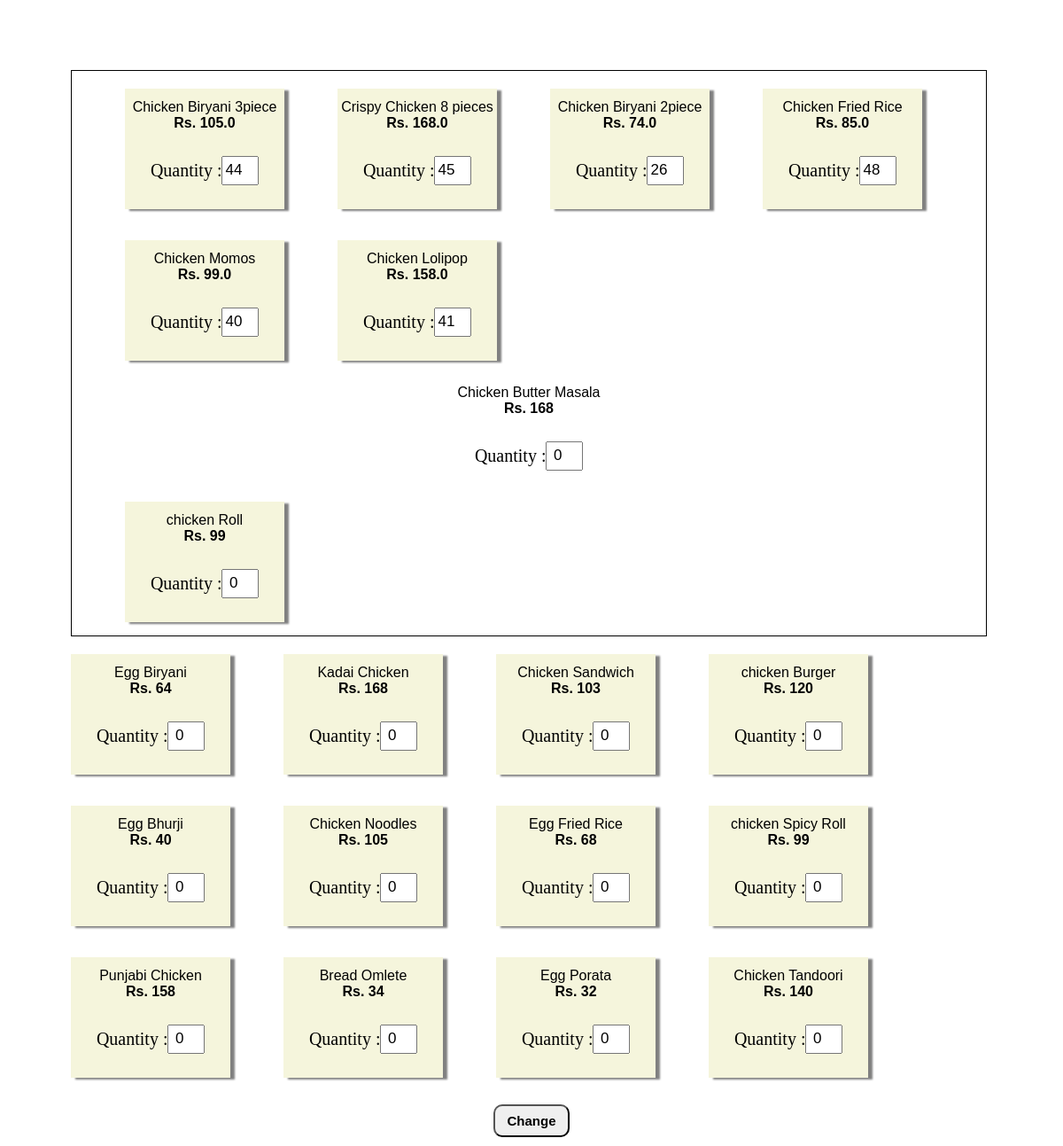
The page /items_availability (signed in) on the database its author committed.
### ordering/models.py (models this page shows)
class Item(models.Model):
    name= models.CharField(max_length=200)
    availability= models.IntegerField()
    cost= models.FloatField()
    photo= models.ImageField(blank=True)

### ordering/views.py (the view)
# urls.py: path('items_availability', items_availv, name='Items_availability'),
@login_required
def items_availv(request):
    items=list(Item.objects.all())
    if request.method=='POST':
        for item in items:
            avail= request.POST[str(item.id)]
            item.availability=int(avail)
            item.save()
    items_lst=[]
    items_sublist=[]
    for item in items:
        if len(items_sublist)==4:
            items_lst.append(items_sublist)
            items_sublist=[item,]
        else:
            items_sublist.append(item)
            if item== items[-1]:
                items_lst.append(items_sublist)
    items= items_lst
    return render(request, 'interface.html', {'items': items})

### ordering/templates/interface.html (shortened to what this page needs)
{% load static %}
<!DOCTYPE html>
<html>
    <head>
    </head>
    <body>
        <div class="container" id="cont">
            <p class="head"> Canteen Interface</p>
            <div class="non-veg">
                <div class="column">
                    <form method="post" action="" id="changeform">
                        {%for items_sublist in items %}
                        <div class="row">
                            {% for item in items_sublist %}
                            <div class="cards">
                                <p class="po">{{item.name}}<br><b>Rs. {{item.cost}}</b></p>
                                <div class ="numb" id="numb">
                                    <P class="quantity">Quantity : </P>
                                    <input id='{{item.id}}' class="val"  type='number' name="{{item.id}}" value="{{item.availability}}"  min="0">
                                </div>
                            </div>
                            {% endfor %}
                        </div>
                        {% endfor %}
                    </form>
                            <p class="po">Chicken Butter Masala<br><b>Rs. 168</b></p>
                            <div class ="numb" id="numb">
                                <P class="quantity">Quantity : </P>
                                <input id='6' class="val"  type='number' name="qty" value="0" placeholder="0" min="0">
                            </div>
                        </div>
                        <div class="cards">
                            <p class="po">chicken Roll<br><b>Rs. 99</b></p>
                            <div class ="numb" id="numb">
                                <P class="quantity">Quantity : </P>
                                <input id='7' class="val"  type='number' name="qty" value="0" placeholder="0" min="0">
                            </div>
                        </div>
                    </div>
                    <div class="row">
                        <div class="cards">
                            <p class="po">Egg Biryani<br><b>Rs. 64</b></p>
                            <div class ="numb" id="numb">
                                <P class="quantity">Quantity : </P>
                                <input id='8' class="val"  type='number' name="qty" value="0" placeholder="0" min="0">
                            </div>
                        </div>
                        <div class="cards">
                            <p class="po">Kadai Chicken<br><b>Rs. 168</b></p>
                            <div class ="numb" id="numb">
                                <P class="quantity">Quantity : </P>
                                <input id='9' class="val"  type='number' name="qty" value="0" placeholder="0" min="0">
                            </div>
                        </div>
                        <div class="cards">
                            <p class="po">Chicken Sandwich<br><b>Rs. 103</b></p>
                            <div class ="numb" id="numb">
                                <P class="quantity">Quantity : </P>
                                <input id='10' class="val"  type='number' name="qty" value="0" placeholder="0" min="0">
                            </div>
                        </div>
                        <div class="cards">
                            <p class="po">chicken Burger<br><b>Rs. 120</b></p>
                            <div class ="numb" id="numb">
                                <P class="quantity">Quantity : </P>
                                <input id='11' class="val"  type='number' name="qty" value="0" placeholder="0" min="0">
                            </div>
                        </div>
                    </div>
                    <div class="row">
                        <div class="cards">
                            <p class="po">Egg Bhurji<br><b>Rs. 40</b></p>
                            <div class ="numb" id="numb">
                                <P class="quantity">Quantity : </P>
                                <input id='12' class="val"  type='number' name="qty" value="0" placeholder="0" min="0">
                            </div>
                        </div>
                        <div class="cards">
                            <p class="po">Chicken Noodles<br><b>Rs. 105</b></p>
                            <div class ="numb" id="numb">
                                <P class="quantity">Quantity : </P>
                                <input id='13' class="val"  type='number' name="qty" value="0" placeholder="0" min="0">
                            </div>
                        </div>
                        <div class="cards">
                            <p class="po">Egg Fried Rice<br><b>Rs. 68</b></p>
                            <div class ="numb" id="numb">
                                <P class="quantity">Quantity : </P>
                                <input id='14' class="val"  type='number' name="qty" value="0" placeholder="0" min="0">
                            </div>
                        </div>
                        <div class="cards">
                            <p class="po">chicken Spicy Roll<br><b>Rs. 99</b></p>
                            <div class ="numb" id="numb">
                                <P class="quantity">Quantity : </P>
                                <input id='15' class="val"  type='number' name="qty" value="0" placeholder="0" min="0">
                            </div>
                        </div>
                    </div>
                    <div class="row">
                        <div class="cards">
                            <p class="po">Punjabi Chicken<br><b>Rs. 158</b></p>
                            <div class ="numb" id="numb">
                                <P class="quantity">Quantity : </P>
                                <input id='16' class="val"  type='number' name="qty" value="0" placeholder="0" min="0">
                            </div>
                        </div>
                        <div class="cards">
                            <p class="po">Bread Omlete<br><b>Rs. 34</b></p>
                            <div class ="numb" id="numb">
                                <P class="quantity">Quantity : </P>
                                <input id='17' class="val"  type='number' name="qty" value="0" placeholder="0" min="0">
                            </div>
                        </div>
                        <div class="cards">
                            <p class="po">Egg Porata<br><b>Rs. 32</b></p>
                            <div class ="numb" id="numb">
                                <P class="quantity">Quantity : </P>
                                <input id='18' class="val"  type='number' name="qty" value="0" placeholder="0" min="0">
                            </div>
                        </div>
                        <div class="cards">
                            <p class="po">Chicken Tandoori<br><b>Rs. 140</b></p>
                            <div class ="numb" id="numb">
                                <P class="quantity">Quantity : </P>
                                <input id='19' class="val"  type='number' name="qty" value="0" placeholder="0" min="0">
                            </div>
                        </div>
                    </div>
                </div>
            <fotter>
                <div class="btn-fotter">
                    <button onclick="change()" id="orderit" class="order">Change</button>
                </div>
            </fotter>
    </body>
</html>

### static/interface.css (style rules this page uses)
* { box-sizing: content-box; }
body { padding: 0; margin: 0px; background-color: white; overflow-x: hidden; background-image: url('https://img.freepik.com/premium-photo/bay-leaf-black-pepper-black-background-condiments-flat-view-space-text_350891-622.jpg?w=900'); background-attachment: fixed; background-repeat: round; }
.container { margin: 10px 20px; width: 97vw; height: 100%; overflow-y: hidden; overflow-x: scroll; visibility: visible; }
.head { font-size: 60px; font-family: 'poppins'; font-weight: 600; display: flex; font-style: italic; padding: 0; margin: 0 0 0 500px ; color: #fff; }
.row { display: flex; flex-direction: row; }
.column { display: flex; flex-direction: column; }
.non-veg { padding: 0; margin-top: 0; border: 1px solid black; margin-left: 5vw; width: 86vw; height: 100%; background-color: white; }
.cards { padding-top:0; padding-bottom:0; margin-top: 20px; margin-bottom: 15px; width: 15vw; height: 17vh; background-color: beige; margin-left: 5vw; box-shadow: 5px 2px 2px grey; box-shadow: inset; display: flex; flex-direction:column; align-items: center; }
.po { margin-top:1.5vh; margin-bottom:3px; font-family: 'Lucida Sans', 'Lucida Sans Regular', 'Lucida Grande', 'Lucida Sans Unicode', Geneva, Verdana, sans-serif; text-align: center; }
.numb { display:flex; align-items: center; justify-content: center; border-radius:6px; margin-top:10px; }
input { width: 2.8vw; height: 3.3vh; font-size: 17px; text-align: center; text-decoration: none; }
.btn-fotter { display: flex; justify-content: center; margin-top: 15px; margin-bottom: 10px; }
.order { font-weight: 600; padding: 8px 13px; font-size: 15px; border-radius: 10px; }
button { padding: 5px 8px; font-size: 15px; align-items: center; border-radius: 5px; }
.quantity { font-size: 20px; }

### rows shown on the page
Item: name "Chicken Biryani 3piece", cost "105.0", availability "44"
Item: name "Crispy Chicken 8 pieces", cost "168.0", availability "45"
Item: name "Chicken Biryani 2piece", cost "74.0", availability "26"
Item: name "Chicken Fried Rice", cost "85.0", availability "48"
Item: name "Chicken Momos", cost "99.0", availability "40"
Item: name "Chicken Lolipop", cost "158.0", availability "41"
